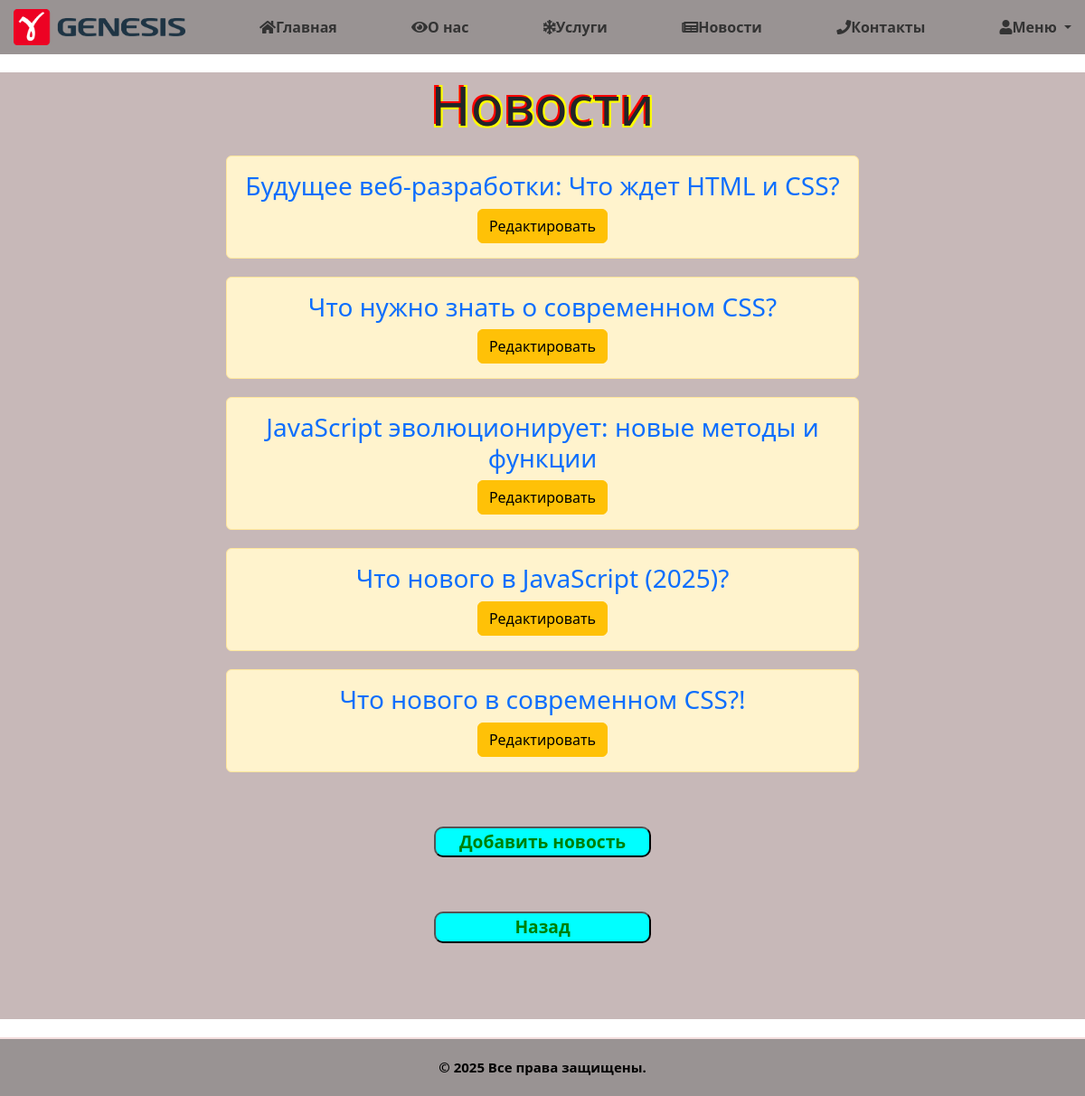
Before: /news/ with the older database file.
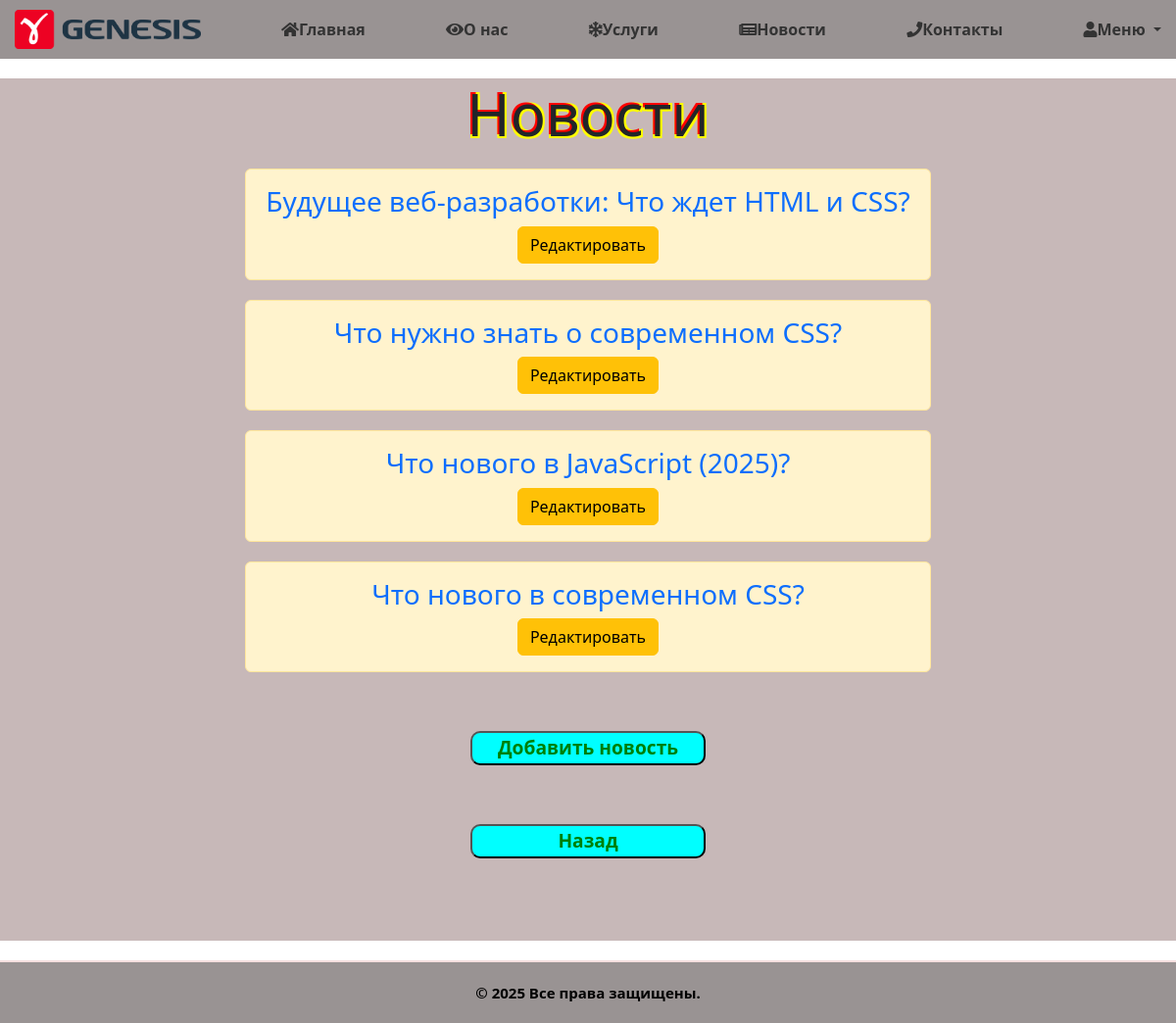
After: the same page with the newer database file.
### news/models.py (models this page shows, shortened)
class Articles(models.Model):
    title = models.CharField('Название', max_length=50)
    full_text = models.TextField('Ссылка')
    class Meta:
        verbose_name = 'Новость'
        verbose_name_plural = 'Новости'

### news/views.py (the view)
# urls.py: path('', views.news_home, name='news_home'),
def news_home(request):
    news = Articles.objects.all()
    return render(request, 'news/news_home.html', {'news': news})

### news/templates/news/news_home.html (shortened to what this page needs)
{% extends "main/pattern.html" %}
{% load static %}
{% block 'content' %}
<link rel="stylesheet" href="{% static 'news/css/news_home.css' %}">
<link rel="stylesheet" href="{% static 'main/css/modal_window.css' %}">
    <section id="news">
        <h1>Новости</h1>
        {% if news %}
        {% for el in news %}
            <div class="alert alert-warning" onclick="checkAuth(event)">
                <a href="{{ el.full_text }}"><h3>{{ el.title }}</h3></a>
                <a href="{% url 'detail' el.id %}" class = "btn btn-warning">Редактировать</a>
            </div>
        {% endfor %}
        {% else %}
            <p class="p1">У Вас нет записей!</p>
        {% endif %}
        <a href="{% url 'add' %}"><button id="but" onclick="checkAuth(event)">Добавить новость</button></a>
        <a href="{% url 'index' %}"><button id="but">Назад</button></a><br>
        </section>
{% endblock %}

### main/templates/main/pattern.html (shortened to what this page needs)
{% load static %}
<!DOCTYPE html>
<html lang="ru">
<head>
    <link rel="stylesheet" href="https://cdn.jsdelivr.net/npm/bootstrap@5.3.3/dist/css/bootstrap.min.css">
    <link rel="stylesheet" href="https://use.fontawesome.com/releases/v5.8.2/css/all.css">
    <link rel="stylesheet" href="{% static 'main/css/pattern.css' %}">
</head>
<body>
    <header>
        <nav id="nav">
            <ul>
                <li class="logo"><a href="{% url 'index' %}"><img src="{% static 'main/img/logo.png' %}" alt=""></a></li>
                <li><a href="{% url 'index' %}"><i class="fas fa-home"></i>Главная</a></li>
                <li><a href="{% url 'about' %}"><i class="fas fa-eye"></i>О нас</a></li>
                <li><a href="{% url 'services' %}"><i class="fas fa-snowflake"></i>Услуги</a></li>
                <li><a href="{% url 'news_home' %}"><i class="fas fa-newspaper"></i>Новости</a></li>
                <li><a href="{% url 'contacts' %}"><i class="fas fa-phone"></i>Контакты</a></li>
                <li class="dropdown">
                    <a href="#" class="dropdown-toggle" data-bs-toggle="dropdown">
                        {% if user.is_authenticated %}
                            <i class="fas fa-user"></i>{{ user.username }}
                        {% else %}
                            <i class="fas fa-user"></i>Меню
                        {% endif %}
                    </a>
                </li>
            </ul>
        </nav>
    </header>
    <main>
        {% block 'content' %}{% endblock %}
    </main>
    <footer>
        <p>© 2025 Все права защищены.</p>
    </footer>
</body>
</html>

### main/static/main/css/pattern.css (style rules this page uses)
#nav { background-color: #999393; padding: 10px 0; }
#nav ul { list-style: none; margin: 0; padding: 0; display: flex; align-items: center; }
#nav li { margin: 0 15px; }
#nav a { text-decoration: none; color: #333; font-weight: bold; }
.logo { margin-right: auto; }
.logo img { max-height: 40px; }
#nav li:not(.logo) { margin-left: auto; }
footer { background-color: #999393; padding: 20px; text-align: center; font-size: 15px; color: black; border-top: 2px solid #f5dfdf; font-weight: bold; }
footer p { margin: 0; }

### news/static/news/css/news_home.css (style rules this page uses)
.alert-warning { float: none; clear: both; width: 700px; margin: 20px auto; text-align: center; display: block; }
a { text-decoration: none; }
#but { background-color: aqua; margin: 60px; border-radius: 10px; font-size:larger; font-weight: bold; color: #008000; width: 240px; margin: 60px auto; display:block; }
h1 { text-align: center; font-size: 60px; text-shadow: -2px -2px 0 red, 2px -2px 0 yellow, -2px 2px 0 yellow, 2px 2px 0 yellow; }
#news { margin-top: 20px; background-color: rgb(199, 184, 184); margin-bottom: 20px; }

Changed rows visible on the page:
removed Articles: title "JavaScript эволюционирует: новые методы и функции"
changed Articles: title "Что нового в современном CSS?!" → "Что нового в современном CSS?"
